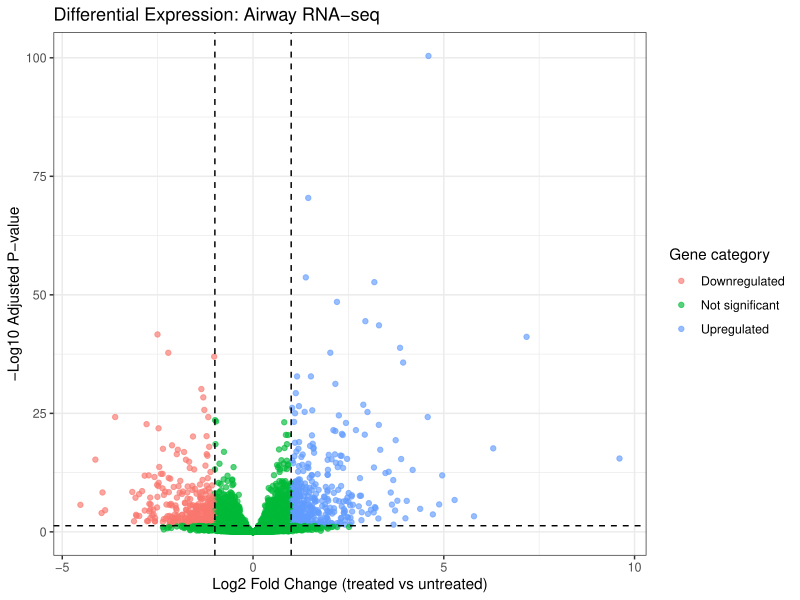

Reproduce this figure in R.

# Lesson 6: Volcano Plot

library(ggplot2)

# Load differential expression results
results_df <- read.csv("03_differential_expression_results.csv")

# Remove genes without adjusted p-values
results_df <- results_df[!is.na(results_df$padj), ]

# Create categories for plotting
results_df$category <- "Not significant"

results_df$category[
  results_df$padj < 0.05 &
  results_df$log2FoldChange >= 1
] <- "Upregulated"

results_df$category[
  results_df$padj < 0.05 &
  results_df$log2FoldChange <= -1
] <- "Downregulated"

# Avoid infinite values when calculating -log10(padj)
results_df$padj_for_plot <- pmax(
  results_df$padj,
  .Machine$double.xmin
)

results_df$minus_log10_padj <- -log10(
  results_df$padj_for_plot
)

# Draw the volcano plot
volcano_plot <- ggplot(
  results_df,
  aes(
    x = log2FoldChange,
    y = minus_log10_padj,
    color = category
  )
) +
  geom_point(alpha = 0.65, size = 1.5) +
  geom_vline(
    xintercept = c(-1, 1),
    linetype = "dashed"
  ) +
  geom_hline(
    yintercept = -log10(0.05),
    linetype = "dashed"
  ) +
  labs(
    title = "Differential Expression: Airway RNA-seq",
    x = "Log2 Fold Change (treated vs untreated)",
    y = "-Log10 Adjusted P-value",
    color = "Gene category"
  ) +
  theme_bw()

print(volcano_plot)

ggsave(
  "04_volcano_plot.pdf",
  plot = volcano_plot,
  width = 8,
  height = 6
)

cat("Volcano plot saved successfully.\n")
